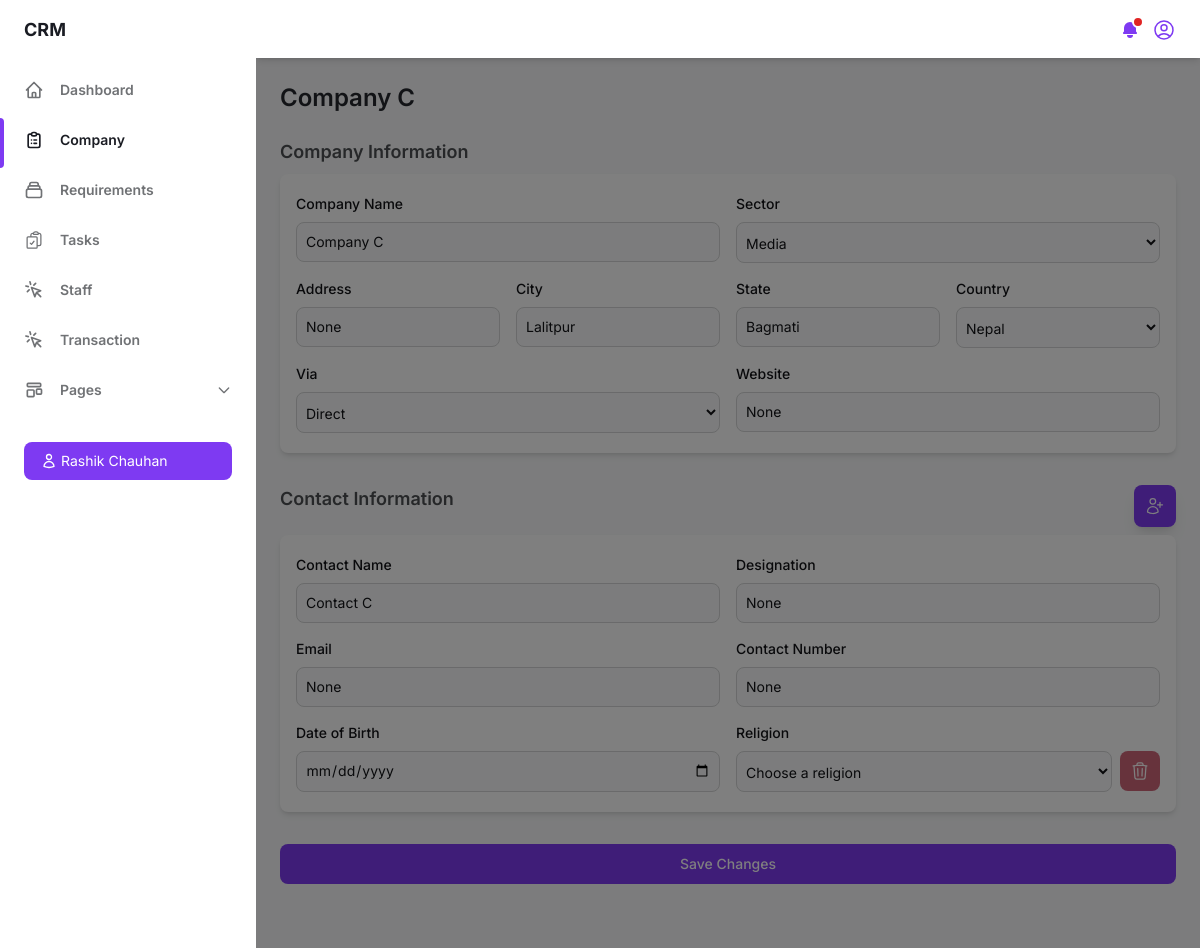
Before: /edit-company/41/ (signed in) with the older database file.
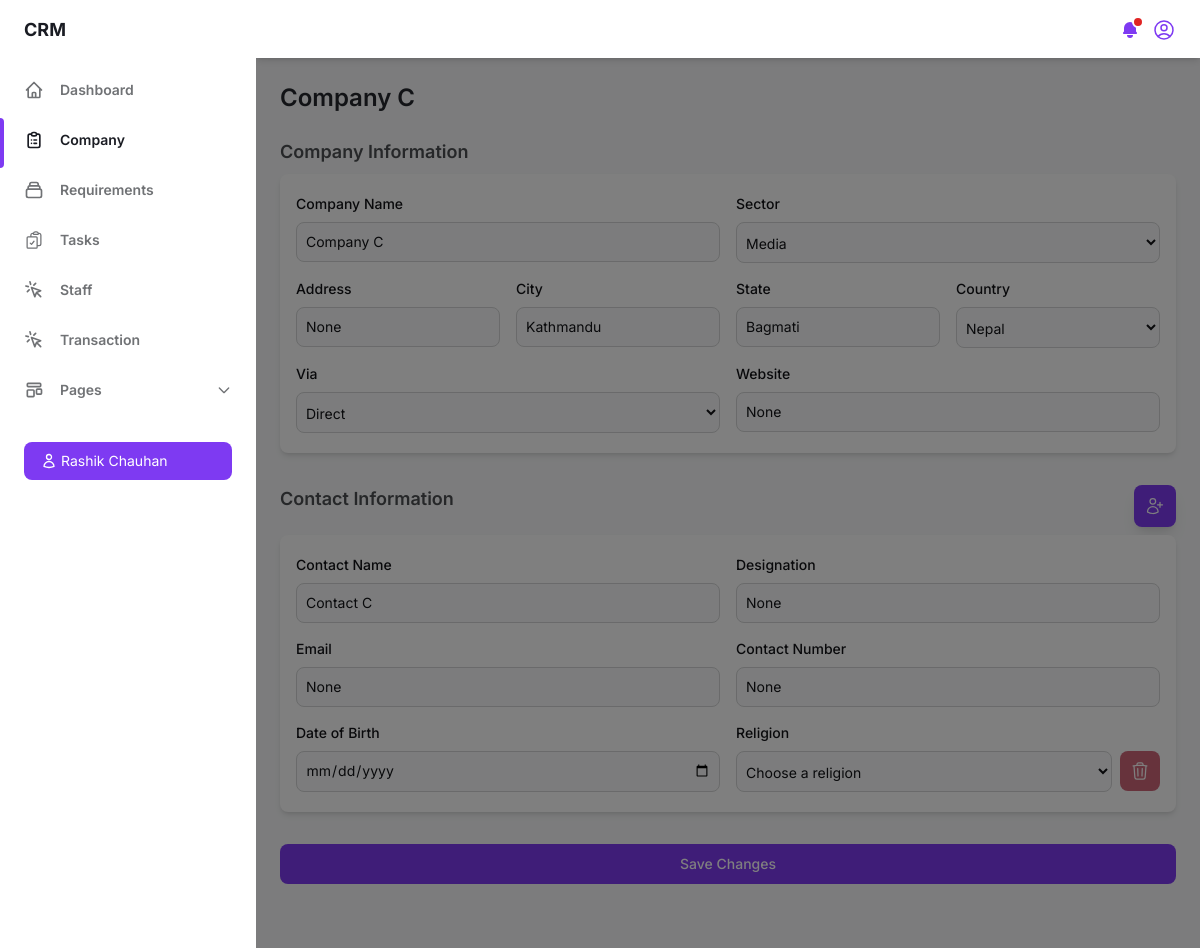
After: the same page with the newer database file.
### crm_app/models.py (models this page shows, shortened)
class Company(models.Model):
    company_name = models.CharField(max_length=100, unique=True)
    sector = models.ForeignKey(Sector, on_delete=models.SET_NULL, null=True, blank=True, related_name='sector_companies')
    address = models.CharField(max_length=100, null=True, blank=True)
    city = models.CharField(max_length=100, null=True, blank=True)
    state = models.CharField(max_length=100, null=True, blank=True)
    country = models.CharField(max_length=100, null=True, blank=True)
    via = models.CharField(max_length=100, null=True, blank=True)
    referral_name = models.CharField(max_length=100, null=True, blank=True)
    website = models.CharField(max_length=255, null=True, blank=True)
    created_by = models.OneToOneField(User, on_delete=models.SET_NULL, null=True, blank=True, related_name='created_company')
    date = models.DateField(default=now)
    status = models.BooleanField(default=True)
    cluster = models.IntegerField(null=True, blank=True)
    class Meta:
        verbose_name_plural = "companies"

class Sector(models.Model):
    sector_name = models.CharField(max_length=100, unique=True)

### crm_app/views.py (the view)
# urls.py: path('edit-company/<int:company_id>/', views.companyeditform, name='companyeditform'),
def companyeditform(request, company_id):
    if 'staff_id' not in request.session:
        return redirect('login')
    company = Company.objects.get(pk=company_id)
    contacts = Contact.objects.filter(company=company)
    sectors = Sector.objects.all()
    countries = ["Nepal", "USA", "India", "Singapore"]
    religions = ["Hinduism", "Buddhism", "Christianity"]
    return render(request, 'companyeditform.html', {'company': company, 'contacts': contacts, 'sectors': sectors, 'countries': countries, 'religions': religions})

### templates/companyeditform.html (shortened to what the changed rows need)
{% load static %}
<!DOCTYPE html>
<html :class="{ 'theme-dark': dark }" x-data="data()" lang="en">
<head>
    <link rel="stylesheet" href="{% static 'css/tailwind.output.css' %}"/>
    <link rel="stylesheet" href="{% static 'css/style.css' %}" />
</head>
<body>
    <div class="flex bg-gray-50 dark:bg-gray-900" :class="{ 'overflow-hidden': isSideMenuOpen }">
        <div class="flex flex-col flex-1 w-full">
            <main class="h-full pb-16 overflow-y-auto">
                <form id="companyForm" action="{% url 'update_company' company.id %}" method="POST">
                    <div class="container px-6 mx-auto grid">
                        <h2 class="my-6 text-2xl font-semibold text-gray-700 dark:text-gray-200">{{ company.company_name }}</h2>
                        <h4 class="mb-2 text-lg font-semibold text-gray-600 dark:text-gray-300">Company Information</h4>
                        <div class="px-4 pt-5 pb-3 mb-8 bg-white rounded-lg shadow-md dark:bg-gray-800">
                            <div class="grid gap-4 mb-4 md:grid-cols-2">
                                <div>
                                    <label for="company-name" class="block mb-2 text-sm font-medium text-gray-900 dark:text-white">Company Name</label>
                                    <input type="text" id="company-name" value="{{ company.company_name }}" name="company_name" class="block p-[9px] w-full z-20 text-sm text-gray-900 bg-gray-50 rounded-lg border border-gray-300 focus:ring-blue-500 focus:border-blue-500 dark:bg-gray-700 dark:border-gray-600 dark:placeholder-gray-400 dark:text-white dark:focus:border-blue-500" placeholder="Enter company name" required />
                                </div>
                                <div>
                                    <label for="sector" class="block mb-2 text-sm font-medium text-gray-900 dark:text-white">Sector</label>
                                    <select id="sector" name="sector" class="bg-gray-50 border border-gray-300 text-gray-900 text-sm rounded-lg focus:ring-blue-500 focus:border-blue-500 block w-full p-2.5 pl-[5px] dark:bg-gray-700 dark:border-gray-600 dark:placeholder-gray-400 dark:text-white dark:focus:ring-blue-500 dark:focus:border-blue-500">
                                        {% for sector in sectors %}
                                        <option value="{{ sector.id }}" {% if sector.id == company.sector.id %} selected {% endif %}>{{ sector.sector_name }}</option>
                                        {% endfor %}
                                    </select>
                                </div>
                            </div>
                            <div class="grid gap-4 mb-4 md:grid-cols-4">
                                <div>
                                    <label for="address" class="block mb-2 text-sm font-medium text-gray-900 dark:text-white">Address</label>
                                    <input type="text" id="address" value="{{ company.address }}" name="address" class="block p-[9px] w-full z-20 text-sm text-gray-900 bg-gray-50 rounded-lg border border-gray-300 focus:ring-blue-500 focus:border-blue-500 dark:bg-gray-700 dark:border-gray-600 dark:placeholder-gray-400 dark:text-white dark:focus:border-blue-500" placeholder="Enter address" />
                                </div>
                                <div>
                                    <label for="city" class="block mb-2 text-sm font-medium text-gray-900 dark:text-white">City</label>
                                    <input type="text" id="city" value="{{ company.city }}" name="city" class="block p-[9px] w-full z-20 text-sm text-gray-900 bg-gray-50 rounded-lg border border-gray-300 focus:ring-blue-500 focus:border-blue-500 dark:bg-gray-700 dark:border-gray-600 dark:placeholder-gray-400 dark:text-white dark:focus:border-blue-500" placeholder="Enter city" />
                                </div>
                                <div>
                                    <label for="state" class="block mb-2 text-sm font-medium text-gray-900 dark:text-white">State</label>
                                    <input type="text" id="state" value="{{ company.state }}" name="state" class="block p-[9px] w-full z-20 text-sm text-gray-900 bg-gray-50 rounded-lg border border-gray-300 focus:ring-blue-500 focus:border-blue-500 dark:bg-gray-700 dark:border-gray-600 dark:placeholder-gray-400 dark:text-white dark:focus:border-blue-500" placeholder="Enter state" />
                                </div>
                                <div>
                                    <label for="country" class="block mb-2 text-sm font-medium text-gray-900 dark:text-white">Country</label>
                                    <select id="country" name="country" class="bg-gray-50 border border-gray-300 text-gray-900 text-sm rounded-lg focus:ring-blue-500 focus:border-blue-500 block w-full p-2.5 pl-[5px] dark:bg-gray-700 dark:border-gray-600 dark:placeholder-gray-400 dark:text-white dark:focus:ring-blue-500 dark:focus:border-blue-500">
                                        <option value="Nepal" {% if company.country == "Nepal" %}selected{% endif %}>Nepal</option>
                                    </select>
                                </div>
                            </div>
                            <div class="grid gap-4 md:grid-cols-2">
                                <div class="grid gap-4 mb-2 md:grid-cols-1">
                                    <div class="flex gap-4">
                                        <div class="flex-grow w-1/2">
                                            <label for="via" class="block mb-2 text-sm font-medium text-gray-900 dark:text-white">Via</label>
                                            <select id="via" name="via" class="bg-gray-50 border border-gray-300 text-gray-900 text-sm rounded-lg focus:ring-blue-500 focus:border-blue-500 block w-full p-2.5 pl-[5px] dark:bg-gray-700 dark:border-gray-600 dark:placeholder-gray-400 dark:text-white dark:focus:ring-blue-500 dark:focus:border-blue-500">
                                                <option value="Direct" {% if company.via == "Direct" %} selected {% endif %}>Direct</option>
                                            </select>
                                        </div>
                                    </div>
                                </div>
                                <div>
                                    <label for="website" class="block mb-2 text-sm font-medium text-gray-900 dark:text-white">Website</label>
                                    <input type="text" id="website" value="{{ company.website }}" name="website" class="block p-[9px] w-full z-20 text-sm text-gray-900 bg-gray-50 rounded-lg border border-gray-300 focus:ring-blue-500 focus:border-blue-500 dark:bg-gray-700 dark:border-gray-600 dark:placeholder-gray-400 dark:text-white dark:focus:border-blue-500" placeholder="Enter website link" />
                                </div>
                            </div>
                        </div>
                        <div class="grid gap-4 mb-2 md:grid-cols-2">
                            <h4 class="text-lg font-semibold text-gray-600 dark:text-gray-300">Contact Information</h4>
                            <div class="flex justify-end">
                            </div>
                        </div>
                        <div id="contact-container">
                            {% for contact in contacts %}
                            <div class="px-4 py-5 mb-8 bg-white rounded-lg shadow-md dark:bg-gray-800 contact-item">
                            </div>
                            {% endfor %}
                        </div>
                        <button type="submit" class="text-white bg-purple-600 hover:bg-purple-700 focus:ring-4 focus:ring-purple-300 font-medium rounded-lg text-sm w-full px-5 py-2.5 text-center dark:bg-purple-600 dark:hover:bg-purple-700 dark:focus:ring-purple-900">
                            Save Changes
                        </button>
                    </div>
                </form>
            </main>
        </div>
    </div>
</body>
</html>

Changed rows visible on the page:
changed Company "Company C": city "Lalitpur" → "Kathmandu"
